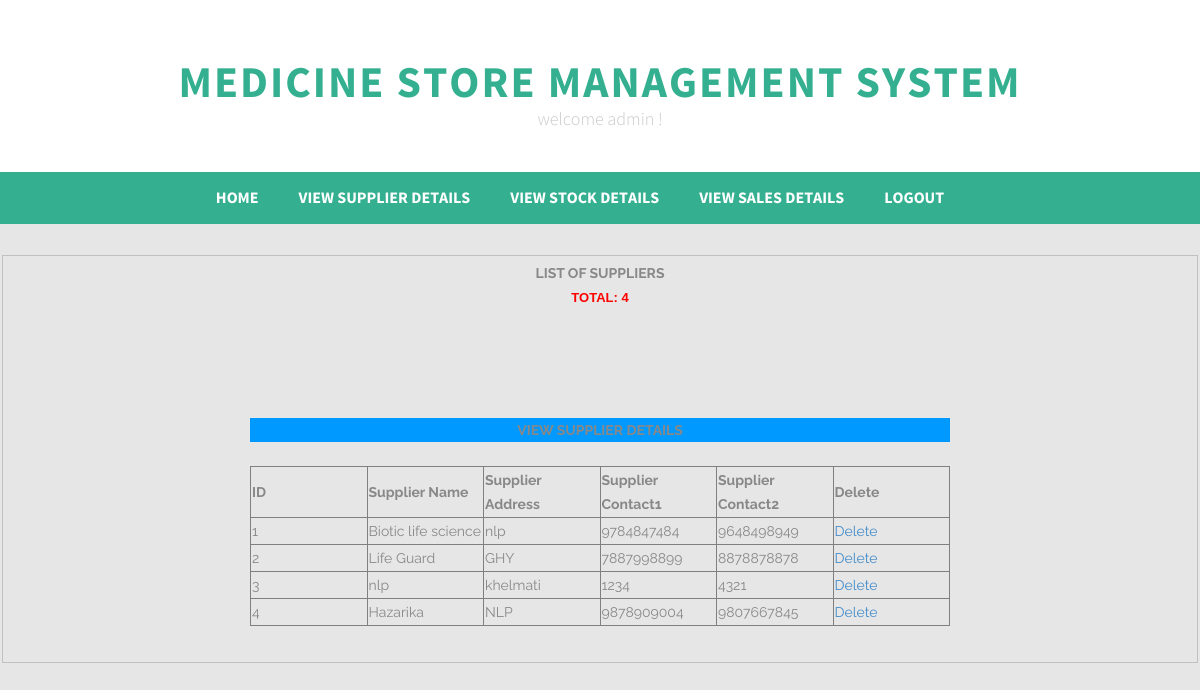
Page /view_supplier_details.php on the committed database.
### tables this page shows
CREATE TABLE IF NOT EXISTS `supplier_details` (
`supp_id` int(20) unsigned NOT NULL,
  `supplier_name` varchar(20) NOT NULL,
  `supplier_address` varchar(25) NOT NULL,
  `supplier_contact1` varchar(10) NOT NULL,
  `supplier_contact2` varchar(10) NOT NULL
);

### view_supplier_details.php (the view, shortened to what this page needs)
<!DOCTYPE html>
<html lang="en">
  <head>
    <link href="css/bootstrap.css" rel="stylesheet">
    <link rel="stylesheet" href="css/normalize.css">
    <link rel="stylesheet" href="css/component.css">
    <link rel="stylesheet" href="css/custom-styles.css">
    <link rel="stylesheet" href="css/font-awesome.css">
	 <link rel="stylesheet" href="css/demo.css">
    <link rel="stylesheet" href="css/font-awesome-ie7.css">
  </head>
  <body>
    <div class="header-wrapper">
      <div class="site-name">
        <h1>MEDICINE STORE MANAGEMENT SYSTEM</h1>
        <h2>welcome admin !</h2>
      </div>
    </div>
    <div class="menu">
      <div class="navbar">
        <div class="container">
           <div class="navbar-collapse collapse">
            <ul class="nav navbar-nav">
              <li><a href="index1.php">Home</a></li>
              <li><a href="view_supplier_details.php">VIEW SUPPLIER DETAILS</a></li>
              <li><a href="view_stock_details.php">VIEW STOCK DETAILS</a></li>
              <li><a href="view_stock_sales.php">VIEW SALES DETAILS</a></li>
              <li><a href="logout.php">LOGOUT</a></li>
            </ul>
          </div>
        </div>
      </div>
<br><br>
<form name="myForm" method="post" action="supplier_details.php" onsubmit="return validateForm();">
<center>
<fieldset>
  <center><b>LIST  OF  SUPPLIERS</b></center>
	<?php
	@ $db = new mysqli('localhost', 'root', '', 'medicine');
	$query = "select * from supplier_details";
	$result = $db->query($query);
	$num_results = $result->num_rows;
	?>
	<CENTER><font color="red" size="2" face="arial"><b><?php echo "TOTAL: ".$num_results.""; ?></b></font></CENTER><br/><br/>
	<p>
	<table bgcolor="#F0F0FA" border="1" width="100%" cellspacing="0" cellpadding="0" bordercolor="#ffffff">
	<tr bgcolor="WHITE" height="35px">
      <table width="700" border="0" cellspacing="0" cellpadding="0">
      <tr>
        <td bgcolor="#0099FF"><div align="center"><strong><span class="style1">VIEW SUPPLIER DETAILS </span></strong></div></td>
      </tr>
      <tr>
        <td>&nbsp;</td>
      </tr>
      <tr>
        <td align="center"><table width="100%"  border="" cellspacing="" cellpadding="">
          <tr>
            <td width="100"><strong>ID </strong></td>
            <td width="100"><strong>Supplier Name </strong></td>
            <td width="100"><strong>Supplier Address</strong></td>
            <td width="100"><strong>Supplier Contact1 </strong></td>
            <td width="100"><strong>Supplier Contact2 </strong></td>
            <td width="100"><strong>Delete </strong></td>
             </tr>
			 </td>
          </tr>
		<?php
          while($res = mysqli_fetch_array($result)) {
            echo "<tr>";
			echo "<td>".$res['supp_id']."</td>";
			echo "<td>".$res['supplier_name']."</td>";
            echo "<td>".$res['supplier_address']."</td>";
            echo "<td>".$res['supplier_contact1']."</td>";
            echo "<td>".$res['supplier_contact2']."</td>";
            echo "<td> <a href=\"delete1.php?supp_id=$res[supp_id]\" onClick=\"return confirm('Are you sure you want to delete?')\">Delete</a></td>";
        }
        ?>
	</table>
	</p>
</fieldset>
</center>
</form>
</body>
</html>

### css/component.css (style rules this page uses)
*, *:after, *::before { -webkit-box-sizing: border-box; -moz-box-sizing: border-box; box-sizing: border-box; }
body { font-family: 'Raleway', sans-serif; }

### css/custom-styles.css (style rules this page uses)
body { background: #e6e6e6; color: #888888; font-size: 14px; line-height: 24px; }
h1, h2, h3, h4, h5, h6 { margin: 0; }
p { padding-bottom: 25px; margin: 0; }
.header-wrapper { overflow: hidden; text-align: center; background: #fff; padding-top: 60px; padding-bottom: 40px; }
.site-name { display: inline-block; }
.site-name h1 { margin: 0; font-size: 44px; color: #34b091; font-family: 'source_sans_probold'; text-transform: uppercase; letter-spacing: 2px; }
.site-name h2 { font-size: 18px; line-height: 24px; color: #cac8c8; font-family: 'source_sans_prolight'; }
.menu { text-align: center; background: #34b091; height: 52px; }
.navbar { display: inline-block; margin-bottom: 0; }
.navbar-nav > li > a { color: #fff; font-size: 16px; background-image: none; border: none; font-family: 'source_sans_probold'; text-transform: uppercase; padding: 15px 0px; padding-right: 40px; }

### rows in the picture
supplier_details: supp_id "1", supplier_name "Biotic life science", supplier_address "nlp", supplier_contact1 "9784847484", supplier_contact2 "9648498949"
supplier_details: supp_id "2", supplier_name "Life Guard", supplier_address "GHY", supplier_contact1 "7887998899", supplier_contact2 "8878878878"
supplier_details: supp_id "3", supplier_name "nlp", supplier_address "khelmati", supplier_contact1 "1234", supplier_contact2 "4321"
supplier_details: supp_id "4", supplier_name "Hazarika", supplier_address "NLP", supplier_contact1 "9878909004", supplier_contact2 "9807667845"

### other values in the picture
$num_results "4"
